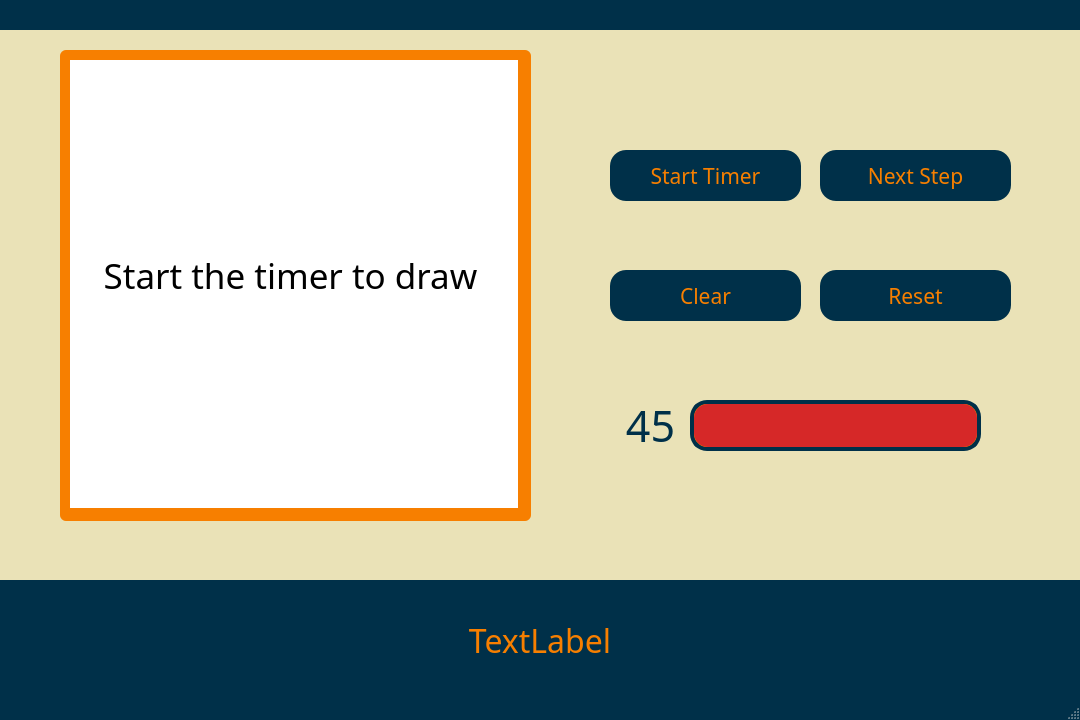
<?xml version="1.0" encoding="UTF-8"?>
<ui version="4.0">
 <class>draw_screen</class>
 <widget class="QMainWindow" name="draw_screen">
  <property name="geometry">
   <rect>
    <x>0</x>
    <y>0</y>
    <width>1080</width>
    <height>720</height>
   </rect>
  </property>
  <property name="minimumSize">
   <size>
    <width>1080</width>
    <height>720</height>
   </size>
  </property>
  <property name="maximumSize">
   <size>
    <width>1080</width>
    <height>720</height>
   </size>
  </property>
  <property name="windowTitle">
   <string>MainWindow</string>
  </property>
  <property name="styleSheet">
   <string notr="true">QMainWindow{
	background-color: #003049;
}</string>
  </property>
  <property name="animated">
   <bool>true</bool>
  </property>
  <widget class="QWidget" name="centralwidget">
   <property name="styleSheet">
    <string notr="true">QWidget{background-color: rgb(234, 226, 183)}</string>
   </property>
   <widget class="QPushButton" name="clear">
    <property name="enabled">
     <bool>true</bool>
    </property>
    <property name="geometry">
     <rect>
      <x>610</x>
      <y>270</y>
      <width>191</width>
      <height>51</height>
     </rect>
    </property>
    <property name="font">
     <font>
      <family>Impact</family>
      <pointsize>16</pointsize>
     </font>
    </property>
    <property name="cursor">
     <cursorShape>PointingHandCursor</cursorShape>
    </property>
    <property name="styleSheet">
     <string notr="true">QPushButton{
	background-color: rgb(0, 48, 73);
	color: rgb(247, 127, 0);
	border-radius: 16;
}
QPushButton::disabled{
	background-color: #d62828;
	color: #fcbf49;
	border-radius: 16;
}
QPushButton::hover{
	background-color: #002334;
	color: #fcbf49;
	border-radius: 16;
}

</string>
    </property>
    <property name="text">
     <string>Clear</string>
    </property>
    <property name="icon">
     <iconset>
      <normaloff>eraser.png</normaloff>eraser.png</iconset>
    </property>
    <property name="iconSize">
     <size>
      <width>25</width>
      <height>25</height>
     </size>
    </property>
    <property name="checkable">
     <bool>false</bool>
    </property>
   </widget>
   <widget class="QLabel" name="image">
    <property name="geometry">
     <rect>
      <x>70</x>
      <y>60</y>
      <width>448</width>
      <height>448</height>
     </rect>
    </property>
    <property name="styleSheet">
     <string notr="true">QWidget{background-color: white}</string>
    </property>
    <property name="text">
     <string/>
    </property>
   </widget>
   <widget class="QProgressBar" name="progressBar">
    <property name="geometry">
     <rect>
      <x>690</x>
      <y>400</y>
      <width>291</width>
      <height>51</height>
     </rect>
    </property>
    <property name="styleSheet">
     <string notr="true">QProgressBar {
    border: 4px solid #003049;
    border-radius: 17px;
	background-color:rgb(247, 127, 0);
}
QProgressBar::chunk {
    background-color: #d62828;
	border-radius: 14;
}
</string>
    </property>
    <property name="value">
     <number>100</number>
    </property>
    <property name="textVisible">
     <bool>false</bool>
    </property>
   </widget>
   <widget class="QLabel" name="timer_text">
    <property name="geometry">
     <rect>
      <x>620</x>
      <y>400</y>
      <width>61</width>
      <height>51</height>
     </rect>
    </property>
    <property name="font">
     <font>
      <family>Impact</family>
      <pointsize>32</pointsize>
      <weight>50</weight>
      <bold>false</bold>
     </font>
    </property>
    <property name="styleSheet">
     <string notr="true">QLabel{
	color:#003049
}</string>
    </property>
    <property name="text">
     <string>45</string>
    </property>
    <property name="alignment">
     <set>Qt::AlignCenter</set>
    </property>
   </widget>
   <widget class="QPushButton" name="start_timer">
    <property name="geometry">
     <rect>
      <x>610</x>
      <y>150</y>
      <width>191</width>
      <height>51</height>
     </rect>
    </property>
    <property name="font">
     <font>
      <family>Impact</family>
      <pointsize>16</pointsize>
     </font>
    </property>
    <property name="cursor">
     <cursorShape>PointingHandCursor</cursorShape>
    </property>
    <property name="styleSheet">
     <string notr="true">QPushButton{
	background-color: rgb(0, 48, 73);
	color: rgb(247, 127, 0);
	border-radius: 16;
}
QPushButton::disabled{
	background-color: #d62828;
	color: #fcbf49;
	border-radius: 16;
}
QPushButton::hover{
	background-color: #002334;
	color: #fcbf49;
	border-radius: 16;
}

</string>
    </property>
    <property name="text">
     <string>Start Timer</string>
    </property>
    <property name="icon">
     <iconset>
      <normaloff>play.png</normaloff>play.png</iconset>
    </property>
    <property name="iconSize">
     <size>
      <width>25</width>
      <height>25</height>
     </size>
    </property>
    <property name="default">
     <bool>false</bool>
    </property>
    <property name="flat">
     <bool>false</bool>
    </property>
   </widget>
   <widget class="QLabel" name="label">
    <property name="geometry">
     <rect>
      <x>0</x>
      <y>580</y>
      <width>1080</width>
      <height>121</height>
     </rect>
    </property>
    <property name="font">
     <font>
      <family>Impact</family>
      <pointsize>24</pointsize>
     </font>
    </property>
    <property name="styleSheet">
     <string notr="true">QLabel{
	background-color: #003049;
	color: #f77f00
}</string>
    </property>
    <property name="text">
     <string>TextLabel</string>
    </property>
    <property name="alignment">
     <set>Qt::AlignCenter</set>
    </property>
    <property name="wordWrap">
     <bool>true</bool>
    </property>
   </widget>
   <widget class="QPushButton" name="next">
    <property name="geometry">
     <rect>
      <x>820</x>
      <y>150</y>
      <width>191</width>
      <height>51</height>
     </rect>
    </property>
    <property name="font">
     <font>
      <family>Impact</family>
      <pointsize>16</pointsize>
     </font>
    </property>
    <property name="cursor">
     <cursorShape>PointingHandCursor</cursorShape>
    </property>
    <property name="styleSheet">
     <string notr="true">QPushButton{
	background-color: rgb(0, 48, 73);
	color: rgb(247, 127, 0);
	border-radius: 16;
}
QPushButton::disabled{
	background-color: #d62828;
	color: #fcbf49;
	border-radius: 16;
}
QPushButton::hover{
	background-color: #002334;
	color: #fcbf49;
	border-radius: 16;
}

</string>
    </property>
    <property name="text">
     <string>Next Step</string>
    </property>
    <property name="icon">
     <iconset>
      <normaloff>next.png</normaloff>next.png</iconset>
    </property>
    <property name="iconSize">
     <size>
      <width>25</width>
      <height>25</height>
     </size>
    </property>
   </widget>
   <widget class="QPushButton" name="reset">
    <property name="geometry">
     <rect>
      <x>820</x>
      <y>270</y>
      <width>191</width>
      <height>51</height>
     </rect>
    </property>
    <property name="font">
     <font>
      <family>Impact</family>
      <pointsize>16</pointsize>
     </font>
    </property>
    <property name="cursor">
     <cursorShape>PointingHandCursor</cursorShape>
    </property>
    <property name="styleSheet">
     <string notr="true">QPushButton{
	background-color: rgb(0, 48, 73);
	color: rgb(247, 127, 0);
	border-radius: 16;
}
QPushButton::disabled{
	background-color: #d62828;
	color: #fcbf49;
	border-radius: 16;
}
QPushButton::hover{
	background-color: #002334;
	color: #fcbf49;
	border-radius: 16;
}

</string>
    </property>
    <property name="text">
     <string>Reset</string>
    </property>
    <property name="icon">
     <iconset>
      <normaloff>loop.png</normaloff>loop.png</iconset>
    </property>
    <property name="iconSize">
     <size>
      <width>25</width>
      <height>25</height>
     </size>
    </property>
   </widget>
   <widget class="QLabel" name="instruction">
    <property name="enabled">
     <bool>true</bool>
    </property>
    <property name="geometry">
     <rect>
      <x>70</x>
      <y>230</y>
      <width>441</width>
      <height>91</height>
     </rect>
    </property>
    <property name="font">
     <font>
      <family>Impact</family>
      <pointsize>26</pointsize>
     </font>
    </property>
    <property name="styleSheet">
     <string notr="true">QLabel{
	background-color: white;
}</string>
    </property>
    <property name="text">
     <string>Start the timer to draw</string>
    </property>
    <property name="alignment">
     <set>Qt::AlignCenter</set>
    </property>
   </widget>
   <widget class="QLabel" name="label_2">
    <property name="geometry">
     <rect>
      <x>0</x>
      <y>-1</y>
      <width>1081</width>
      <height>31</height>
     </rect>
    </property>
    <property name="styleSheet">
     <string notr="true">QLabel{
	background-color:#003049;
}</string>
    </property>
    <property name="text">
     <string/>
    </property>
   </widget>
   <widget class="QLabel" name="label_3">
    <property name="geometry">
     <rect>
      <x>60</x>
      <y>50</y>
      <width>471</width>
      <height>471</height>
     </rect>
    </property>
    <property name="styleSheet">
     <string notr="true">QLabel{
	background-color: #f77f00;
	border-radius: 6;
}</string>
    </property>
    <property name="text">
     <string/>
    </property>
   </widget>
   <widget class="QLabel" name="label_4">
    <property name="geometry">
     <rect>
      <x>20</x>
      <y>610</y>
      <width>144</width>
      <height>60</height>
     </rect>
    </property>
    <property name="autoFillBackground">
     <bool>false</bool>
    </property>
    <property name="styleSheet">
     <string notr="true">QLabel{
	background-color: #003049;
}</string>
    </property>
    <property name="text">
     <string/>
    </property>
    <property name="pixmap">
     <pixmap>logo.jpg</pixmap>
    </property>
    <property name="scaledContents">
     <bool>true</bool>
    </property>
   </widget>
   <zorder>label_3</zorder>
   <zorder>clear</zorder>
   <zorder>image</zorder>
   <zorder>progressBar</zorder>
   <zorder>timer_text</zorder>
   <zorder>start_timer</zorder>
   <zorder>label</zorder>
   <zorder>next</zorder>
   <zorder>reset</zorder>
   <zorder>instruction</zorder>
   <zorder>label_2</zorder>
   <zorder>label_4</zorder>
  </widget>
  <widget class="QMenuBar" name="menubar">
   <property name="enabled">
    <bool>false</bool>
   </property>
   <property name="geometry">
    <rect>
     <x>0</x>
     <y>0</y>
     <width>1080</width>
     <height>21</height>
    </rect>
   </property>
  </widget>
  <widget class="QStatusBar" name="statusbar">
   <property name="enabled">
    <bool>false</bool>
   </property>
  </widget>
 </widget>
 <tabstops>
  <tabstop>reset</tabstop>
  <tabstop>start_timer</tabstop>
  <tabstop>clear</tabstop>
  <tabstop>next</tabstop>
 </tabstops>
 <resources/>
 <connections/>
</ui>
